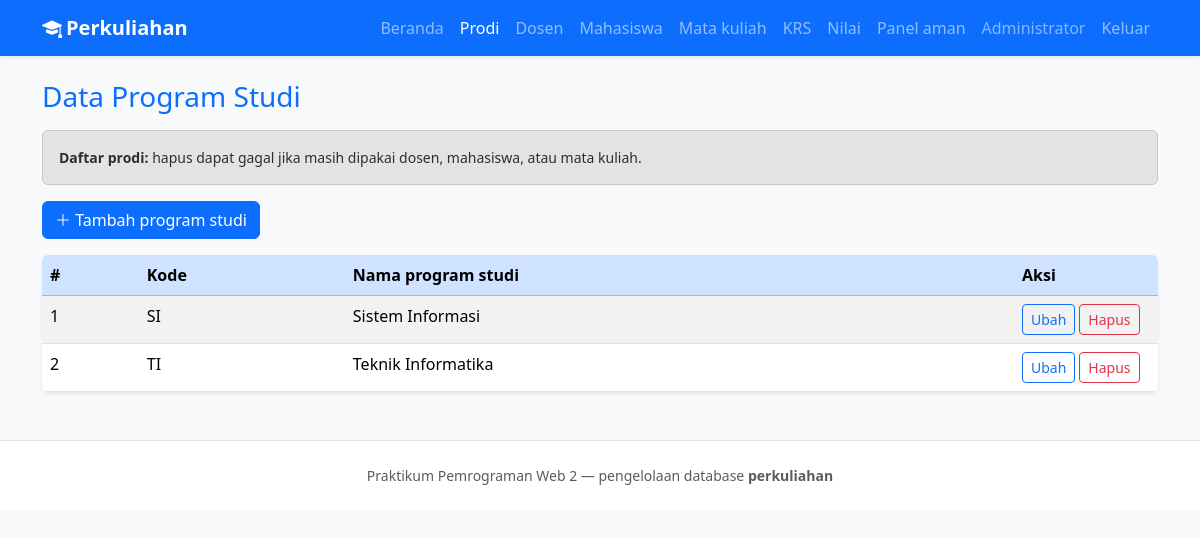
The app's page /prodi.php (signed in) with its own data.
### tables this page shows
CREATE TABLE prodi (
  id_prodi INT UNSIGNED NOT NULL AUTO_INCREMENT,
  kode_prodi VARCHAR(20) NOT NULL,
  nama_prodi VARCHAR(160) NOT NULL,
  created_at TIMESTAMP NOT NULL DEFAULT CURRENT_TIMESTAMP,
  PRIMARY KEY (id_prodi),
  UNIQUE KEY uq_prodi_kode (kode_prodi)
);

### includes/fungsi.php (called while the page is built, shortened)
<?php
function h(?string $teks): string
{
    return htmlspecialchars((string) $teks, ENT_QUOTES, 'UTF-8');
}

### prodi.php (the view, shortened to what this page needs)
<?php
require_once __DIR__ . '/config/database.php';
require_once __DIR__ . '/includes/fungsi.php';
$aksiGet = $_GET['aksi'] ?? 'daftar';
$barisEdit = null;
$daftar = $pdo->query('SELECT * FROM prodi ORDER BY kode_prodi ASC')->fetchAll(PDO::FETCH_ASSOC);
require_once __DIR__ . '/includes/header.php';
?>
<?php if ($aksiGet === 'tambah' || ($aksiGet === 'ubah' && $barisEdit)) : ?>
    <div class="alert alert-info small" role="note">
        <strong>Petunjuk:</strong> Kode prodi singkat (mis. TI, SI); nama lengkap program studi.
    </div>
    <div class="card shadow-sm border-0">
        <div class="card-body">
            <form method="post" class="row g-3" action="prodi.php">
                <input type="hidden" name="aksi" value="<?= $aksiGet === 'tambah' ? 'simpan_tambah' : 'simpan_ubah' ?>">
                <?php if ($aksiGet === 'ubah' && $barisEdit) : ?>
                    <input type="hidden" name="id_prodi" value="<?= (int) $barisEdit['id_prodi'] ?>">
                <?php endif; ?>
                <div class="col-md-4">
                    <label class="form-label" for="kode_prodi">Kode prodi</label>
                    <input class="form-control" id="kode_prodi" name="kode_prodi" required maxlength="20"
                           value="<?= $barisEdit ? h((string) $barisEdit['kode_prodi']) : '' ?>">
                </div>
                <div class="col-md-8">
                    <label class="form-label" for="nama_prodi">Nama program studi</label>
                    <input class="form-control" id="nama_prodi" name="nama_prodi" required maxlength="160"
                           value="<?= $barisEdit ? h((string) $barisEdit['nama_prodi']) : '' ?>">
                </div>
                <div class="col-12 d-flex gap-2">
                    <button type="submit" class="btn btn-primary">Simpan</button>
                    <a class="btn btn-outline-secondary" href="prodi.php">Batal</a>
                </div>
            </form>
        </div>
    </div>
<?php else : ?>
    <div class="alert alert-secondary small" role="note">
        <strong>Daftar prodi:</strong> hapus dapat gagal jika masih dipakai dosen, mahasiswa, atau mata kuliah.
    </div>
    <p><a class="btn btn-primary" href="prodi.php?aksi=tambah"><i class="bi bi-plus-lg"></i> Tambah program studi</a></p>
    <div class="table-responsive card border-0 shadow-sm">
        <table class="table table-striped table-hover mb-0">
            <thead class="table-primary">
            <tr>
                <th scope="col">#</th>
                <th scope="col">Kode</th>
                <th scope="col">Nama program studi</th>
                <th scope="col" style="width: 9rem">Aksi</th>
            </tr>
            </thead>
            <tbody>
            <?php if ($daftar === []) : ?>
                <tr><td colspan="4" class="text-center text-muted py-4">Belum ada data prodi.</td></tr>
            <?php else : ?>
                <?php foreach ($daftar as $i => $r) : ?>
                    <tr>
                        <td><?= $i + 1 ?></td>
                        <td><?= h((string) $r['kode_prodi']) ?></td>
                        <td><?= h((string) $r['nama_prodi']) ?></td>
                        <td class="d-flex flex-wrap gap-1">
                            <a class="btn btn-sm btn-outline-primary" href="prodi.php?aksi=ubah&id=<?= (int) $r['id_prodi'] ?>">Ubah</a>
                            <form method="post" action="prodi.php" class="d-inline" onsubmit="return confirm('Yakin menghapus prodi ini?');">
                                <button type="submit" class="btn btn-sm btn-outline-danger">Hapus</button>
                            </form>
                        </td>
                    </tr>
                <?php endforeach; ?>
            <?php endif; ?>
            </tbody>
        </table>
    </div>
<?php endif; ?>
<?php require_once __DIR__ . '/includes/footer.php'; ?>

### records on screen
prodi: kode_prodi "SI", nama_prodi "Sistem Informasi"
prodi: kode_prodi "TI", nama_prodi "Teknik Informatika"

### other values on screen
$penggunaNav['nama_tampilan'] "Administrator"
$judulHalaman "Data Program Studi"
